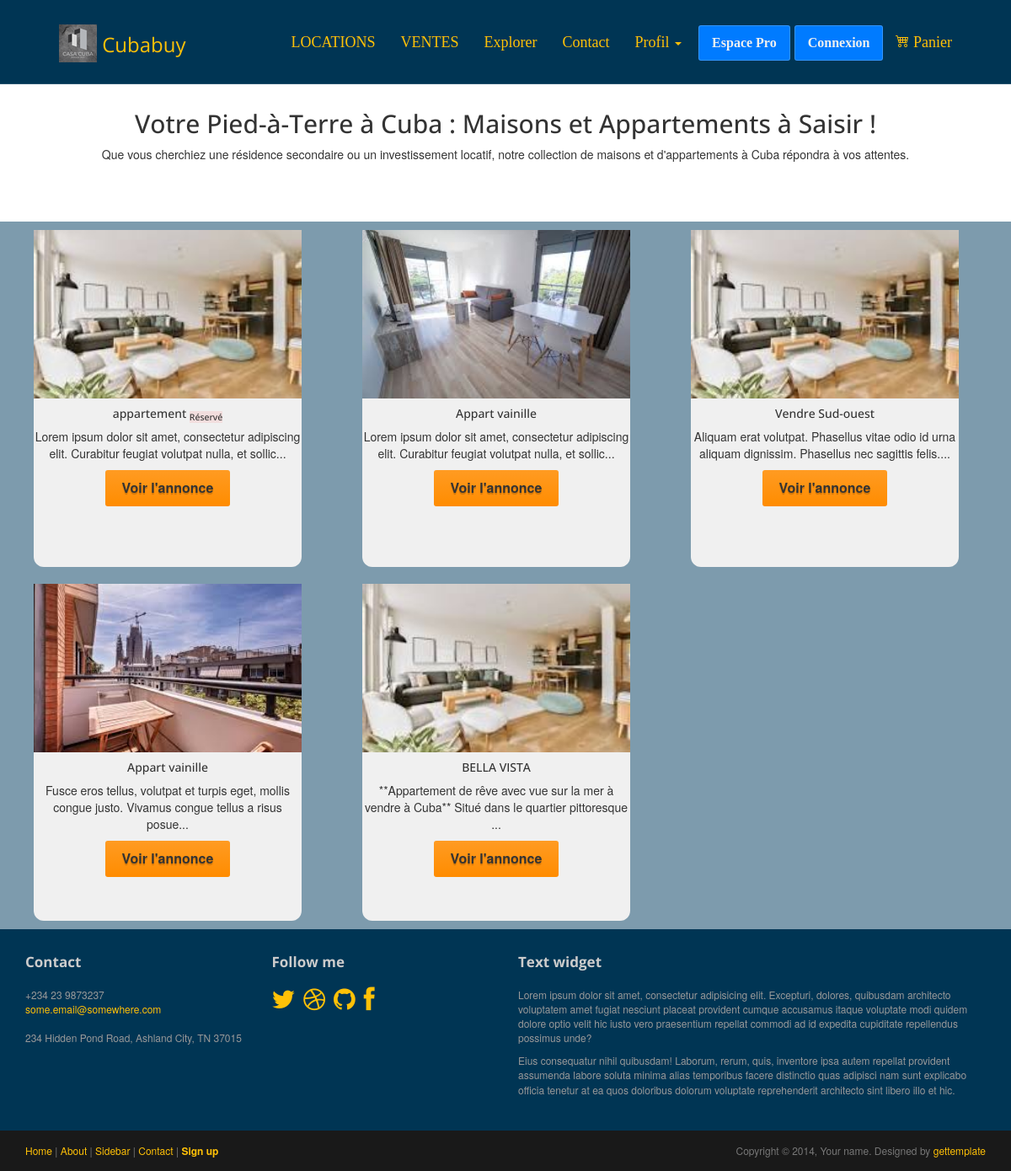
/annonceVente.php, run on the app's committed database.
### tables this page shows
CREATE TABLE `advert` (
  `id_advert` int NOT NULL,
  `photo` varchar(255) DEFAULT NULL,
  `title` varchar(100) NOT NULL,
  `description` text NOT NULL,
  `postal_code` varchar(50) NOT NULL,
  `city` varchar(50) NOT NULL,
  `type` enum('achat','location') NOT NULL,
  `price` float NOT NULL,
  `reservation_message` text,
  `is_reserved` tinyint(1) DEFAULT '0',
  `id_advert_image` int DEFAULT NULL
);

### annonceVente.php (the view, shortened to what this page needs)
<?php
require_once "inc/header.inc.php";
?>
<?php
require_once "inc/header.inc.php";
$type = 'achat';
$annonces = annoncesByType([$type]);
?>
<div class="container text-center top-space">
    <br> <br>
    <h2 class="">Votre Pied-à-Terre à Cuba : Maisons et Appartements à Saisir !</h2>
    <p class="">
        Que vous cherchiez une résidence secondaire ou un investissement locatif, notre collection de maisons et d'appartements à Cuba répondra à vos attentes.
    </p>
</div>
<main class="bg-capitoliounuit top-space ">
    <section class=" container body text-center ">
        <div class="row">
            <?php
            foreach ($annonces as $annonce) {
            ?>
                <div class="col-lg-4 col-md-6 col-sm-12 ">
                    <div class="card1 fontTitre  ">
                        <img src="<?= RACINE_SITE . "assets/img/" . $annonce['photo'] ?>" class="card-img-top " alt="image de <?= $annonce['title'] ?>" style="height: 200px; width: 100%; object-fit: cover;">
                        <div class="card-body">
                            <h5 class="card-title"><?= displayAdvertAnnonce($annonce); ?></h5>
                            <p class="card-text"><?= substr($annonce['description'], 0, 100) ?>...</p>
                            <a href="<?= RACINE_SITE ?>showAnnonce.php?annonce=<?= $annonce['id_advert'] ?>" class="btn btn-primary hoverCart">Voir l'annonce</a>
                        </div>
                    </div>
                </div>
            <?php
            }
            ?>
        </div>
    </section>
</main>
</body>
<?php
require_once "inc/footer.inc.php";
?>
</html>

### inc/funtions.inc.php (shortened to what this page needs)
<?php
function connexionBdd()
{
    $dsn = "mysql:host=" . DBHOST . ";dbname=" . DBNAME . ";charset=utf8";
    try {
        $pdo = new PDO($dsn, DBUSER, DBPASS);
        $pdo->setAttribute(PDO::ATTR_ERRMODE, PDO::ERRMODE_EXCEPTION);
        $pdo->setAttribute(PDO::ATTR_DEFAULT_FETCH_MODE, PDO::FETCH_ASSOC);
    } catch (PDOException $e) {
        die($e->getMessage());
    }
    return $pdo;
}
function annoncesByType($types = [])
{
    $pdo = connexionBdd();
    $sql = "SELECT * FROM advert";
    if (!empty($types)) {
        $sql .= " WHERE type IN (" . implode(',', array_fill(0, count($types), '?')) . ")";
    }
    $request = $pdo->prepare($sql);
    if (!empty($types)) {
        $request->execute($types);
    } else {
        $request->execute();
    }
    $result = $request->fetchAll();
    return $result;
}
function displayAdvertAnnonce($annonce)
{
    if ($annonce['is_reserved']) {
        return "<h5 class='card-title'>" . $annonce['title'] . " <sub class='bg-danger text-white rounded px-1'>Réservé</sub></h5>";
    } else {
        return "<h5 class='card-title'>" . $annonce['title'] . "</h5>";
    }
}

### assets/css/main.css (style rules this page uses)
h1, h2, h3, h4, h5, h6 { font-family: "Open sans", Helvetica, Arial; }
h1, .h1, h2, .h2, h3, .h3 { margin-top: 30px; }
.top-space { margin-top: 60px; }
img { max-width: 100%; }

### assets/css/style.css (style rules this page uses)
* { margin: 0; padding: 0; box-sizing: border-box; }
:root { --bleu: #007BFF; --vert: #28B463; --jaune: #FFC107; --rouge: #893636; --fond-g-bleu: linear-gradient(89.5deg, rgba(131, 204, 255, 1) 0.4%, rgba(66, 144, 251, 1) 100.3%); --fond-g-rouge: linear-gradient(25deg, #d64c7f, #ee4758 50%); }
a { text-decoration: none; color: var(--jaune) !important; }
.btn { background-color: var(--bleu); color: var(--blanc) !important; border: none; padding: 10px 20px; font-size: 16px; cursor: pointer; }
.bg-capitoliounuit { background-color: #7d9bad; }
.card1 { top: 649px; left: 48px; width: 318px; height: 400px; background-color: #f0f0f0; border-radius: 12px; margin: 10px; }
:root { --width: min(90vw, 800px); --offest: 0 -0.75rem; }
a { text-decoration: none; color: white; }

### data on the page
advert: photo (picture), title "appartement", description "Lorem ipsum dolor sit amet, consectetur adipiscing elit. Curabitur feugiat volutpat nulla, et sollic"
advert: photo (picture), title "Appart vainille", description "Lorem ipsum dolor sit amet, consectetur adipiscing elit. Curabitur feugiat volutpat nulla, et sollic"
advert: photo (picture), title "Vendre Sud-ouest", description "Aliquam erat volutpat. Phasellus vitae odio id urna aliquam dignissim. Phasellus nec sagittis felis."
advert: photo (picture), title "Appart vainille", description "Fusce eros tellus, volutpat et turpis eget, mollis congue justo. Vivamus congue tellus a risus posue"
advert: photo (picture), title "BELLA VISTA", description "**Appartement de rêve avec vue sur la mer à vendre à Cuba** Situé dans le quartier pittoresque"
